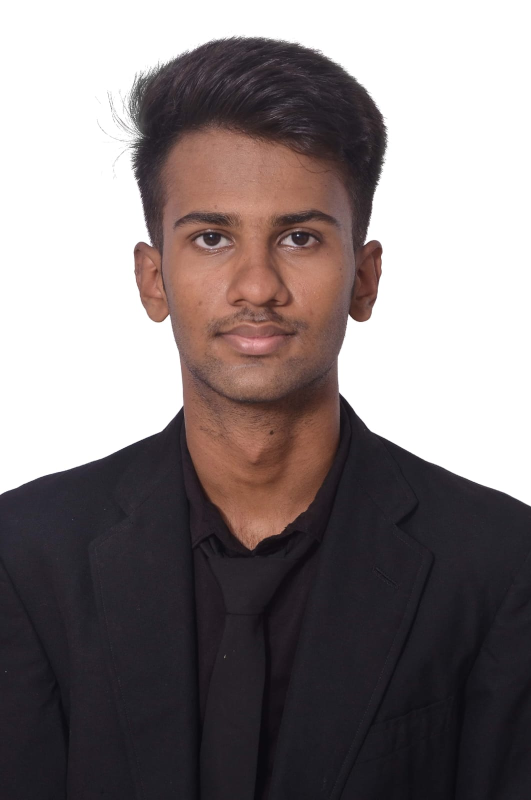
#> input picture mypicc.jpeg, 1062 x 1600 px (shown at 1/2 size)
$ jupyter execute EX-1.ipynb
#> lines starting #> are read from the running program, lines starting #| are printed output that depends on the picture; after the words box and inside, x2 and y2 are one past the last pixel; in counts of white or black regions, pixels touching at a corner belong together
[cell 1]
import cv2
import matplotlib.pyplot as plt
# Read the image using OpenCV
img = cv2.imread('mypicc.jpeg', cv2.IMREAD_COLOR)
#> img is the input picture: shape (1600, 1062, 3); mean B, G, R 126.3, 125.6, 134.4
# Convert BGR (OpenCV's default) to RGB (Matplotlib's expected color order)
img_rgb = cv2.cvtColor(img, cv2.COLOR_BGR2RGB)
# Display the image using Matplotlib
plt.imshow(img_rgb, cmap='viridis')  # You can change 'viridis' to another cmap or use None for RGB images
plt.title("Original Image")
plt.axis('off')  # Removes axis ticks and labels
plt.show()

[cell 2]
image = cv2.imread('mypicc.jpeg')
img_rgb = cv2.cvtColor(img, cv2.COLOR_BGR2RGB)
img_rgb.shape
line_img = cv2.line(img_rgb, (0, 0), (1500, 1000), (255, 0, 0), 2) # cv2.line(image, start_point, end_point, color, thickness)
line_img = cv2.line(img_rgb, (1500, 0), (0, 1000), (255, 0, 0), 2)
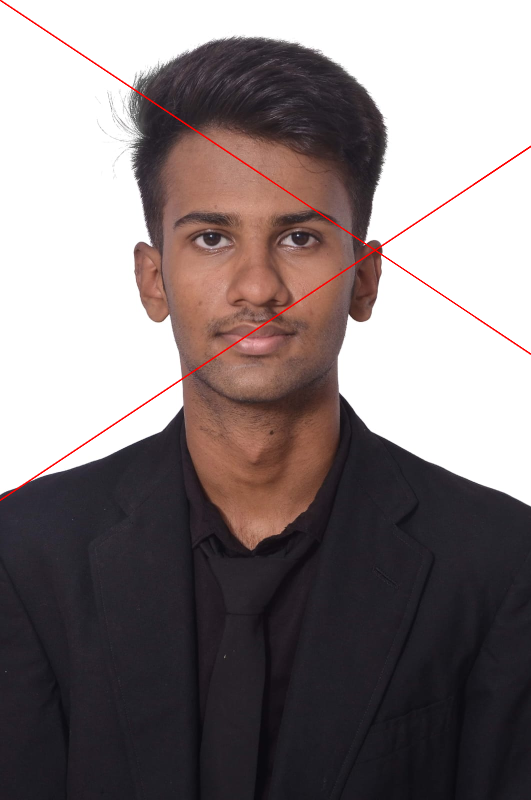
#> line_img: shape (1600, 1062, 3) (shown at 1/2 size); mean R, G, B 134.6, 124.8, 125.5
# Display the image
plt.imshow(line_img, cmap='viridis')
plt.title("Image with Line")
plt.axis('off')
plt.show()

[cell 3]
image = cv2.imread('mypicc.jpeg')
# Load the image
image = cv2.imread('Q1no. 1.jpg')

# Convert BGR (OpenCV's default) to RGB (Matplotlib's expected color order)
img_rgb = cv2.cvtColor(img, cv2.COLOR_BGR2RGB)
img_rgb.shape
(1150, 1500, 3)
square_img = cv2.rectangle(img_rgb, (330, 115), (570, 365), (255,0,0), 3)
plt.imshow(square_img, cmap='viridis')
plt.title("Image with Square")
plt.axis('off')
plt.show()

[cell 4]
image = cv2.imread('mypicc.jpeg')
img_rgb = cv2.cvtColor(img, cv2.COLOR_BGR2RGB)
img.shape
# Draw a rectangle around the Whole image
rectangle_img = cv2.rectangle(img_rgb, (0, 0), (1500, 1200), (0, 0, 255), 10)  # cv2.rectangle(image, start_point, end_point, color, thickness)
plt.imshow(rectangle_img, cmap='viridis')
plt.title("Image with Rectangle")
plt.axis('off')
plt.show()

[cell 5]
image = cv2.imread('mypicc.jpeg')
img_rgb = cv2.cvtColor(img, cv2.COLOR_BGR2RGB)
text_img = cv2.putText(img_rgb, "CHEETAH", (10, 30), cv2.FONT_HERSHEY_SIMPLEX, 1, (255, 255, 255), 10)  ## cv2.putText(image, text, position, font, font_scale, color, thickness)

plt.imshow(text_img, cmap='viridis')
plt.title("Image with Text")
plt.axis('off')
plt.show()

[cell 6]
# Load the image
image = cv2.imread('mypicc.jpeg')
image_rgb = cv2.cvtColor(image, cv2.COLOR_BGR2RGB)
plt.imshow(image_rgb)
plt.title("Original RGB Image")
plt.axis("off")

[cell 7]
image_hsv = cv2.cvtColor(image_rgb, cv2.COLOR_RGB2HSV)
#> image_hsv: shape (1600, 1062, 3); mean H, S, V 65.2, 37.9, 135.9
plt.imshow(image_hsv)
plt.title("HSV Image")
plt.axis("off")

[cell 8]
image_gray = cv2.cvtColor(image_rgb, cv2.COLOR_RGB2GRAY)
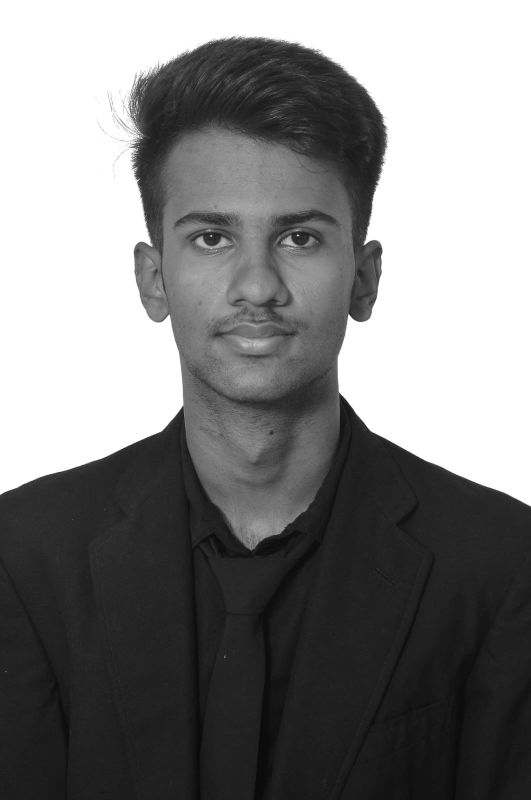
#> image_gray: shape (1600, 1062) (shown at 1/2 size); min 7, max 255, mean 128.3
plt.imshow(image_gray, cmap='gray')
plt.title("Grayscale Image")
plt.axis("off")

[cell 9]
image_ycrcb = cv2.cvtColor(image_rgb, cv2.COLOR_RGB2YCrCb)
#> image_ycrcb: shape (1600, 1062, 3); mean of channels 0, 1, 2 128.3, 132.3, 126.9
plt.imshow(image_ycrcb)
plt.title("YCrCb Image")
plt.axis("off")

[cell 10]
image_hsv_to_rgb = cv2.cvtColor(image_hsv, cv2.COLOR_HSV2RGB)
plt.imshow(image_hsv_to_rgb)
plt.title("HSV to RGB Image")
plt.axis("off")

[cell 11]
image = cv2.imread("mypicc.jpeg")

image[200:500, 200:500] = [255, 255, 255]
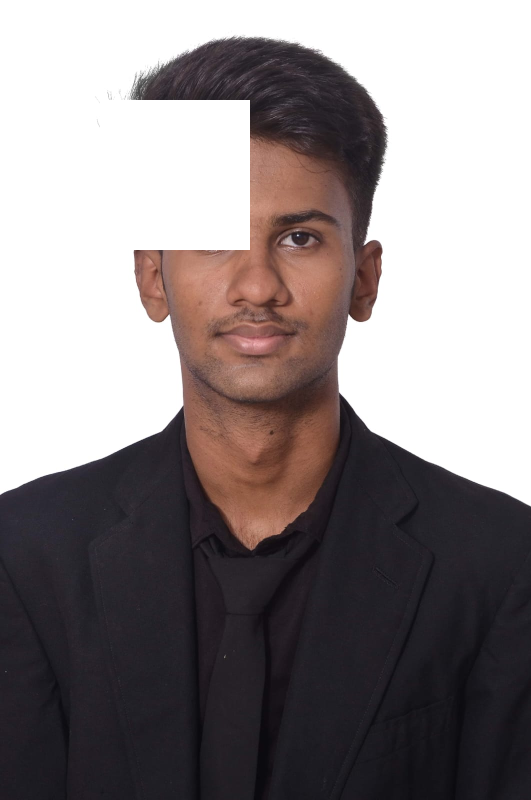
#> image: shape (1600, 1062, 3) (shown at 1/2 size); 4.24% of pixels changed, all inside (x1, y1, x2, y2) = (200, 200, 500, 500)

image_rgb = cv2.cvtColor(image, cv2.COLOR_BGR2RGB)

plt.imshow(image_rgb)
plt.title("Image with 300x300 White Block")
plt.axis("off")
plt.show()

[cell 12]
image = cv2.imread("mypicc.jpeg")
image.shape
resized_image = cv2.resize(image, (768 // 2, 600 // 2))
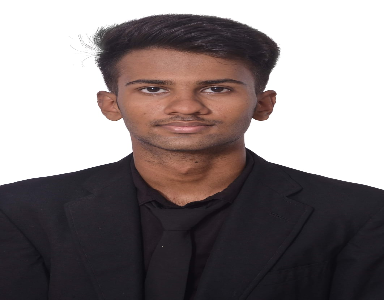
#> resized_image: shape (300, 384, 3); mean B, G, R 126.3, 125.6, 134.4
resized_image_rgb = cv2.cvtColor(resized_image, cv2.COLOR_BGR2RGB)
resized_image_rgb.shape
# Display the resized image
plt.imshow(resized_image_rgb)
plt.title("Resized Image (Half Size)")
plt.axis("off")
plt.show()

[cell 13]
image = cv2.imread("mypicc.jpeg")
image.shape

(1150, 1500, 3)

# Crop a 300x300 region starting from (50, 50)
roi = image[50:350, 50:350] # Rows: 50-349, Columns: 50-349
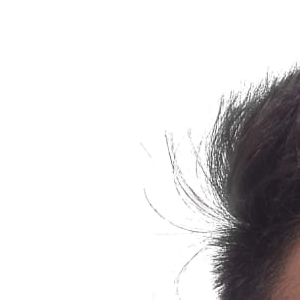
#> roi: shape (300, 300, 3); mean B, G, R 217.4, 216.7, 218.2

# Convert BGR to RGB for displaying with Matplotlib
roi_rgb = cv2.cvtColor(roi, cv2.COLOR_BGR2RGB)

# Display the cropped region (ROI)
plt.imshow(roi_rgb)
plt.title("Cropped Region of Interest (ROI)")
plt.axis("off")
plt.show()

[cell 14]
image = cv2.imread("mypicc.jpeg")

# Flip the image horizontally (left-right)
flipped_horizontally = cv2.flip(image, 1)
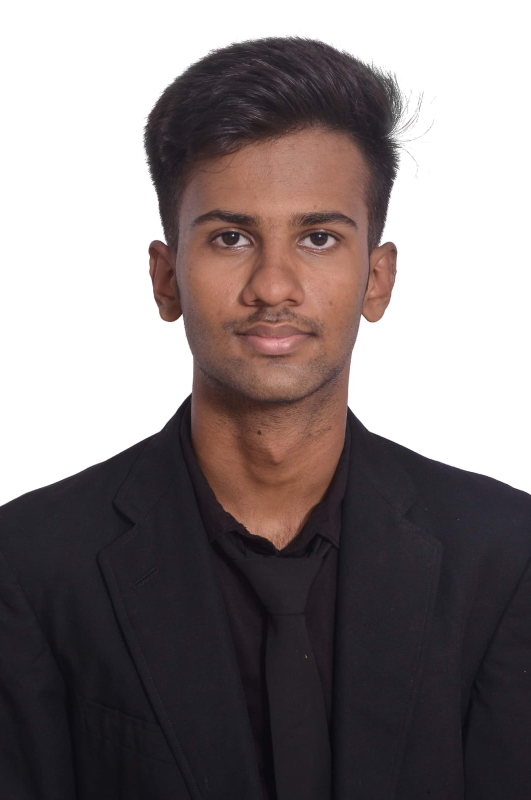
#> flipped_horizontally: shape (1600, 1062, 3) (shown at 1/2 size); mean B, G, R 126.3, 125.6, 134.4

# Convert BGR to RGB for displaying with Matplotlib
flipped_horizontally_rgb = cv2.cvtColor(flipped_horizontally, cv2.COLOR_BGR2RGB)
# Horizontal flip
plt.imshow(flipped_horizontally_rgb)
plt.title("Flipped Horizontally")
plt.axis("off")

[cell 15]
# Flip the image vertically (up-down)
flipped_vertically = cv2.flip(image, 0)
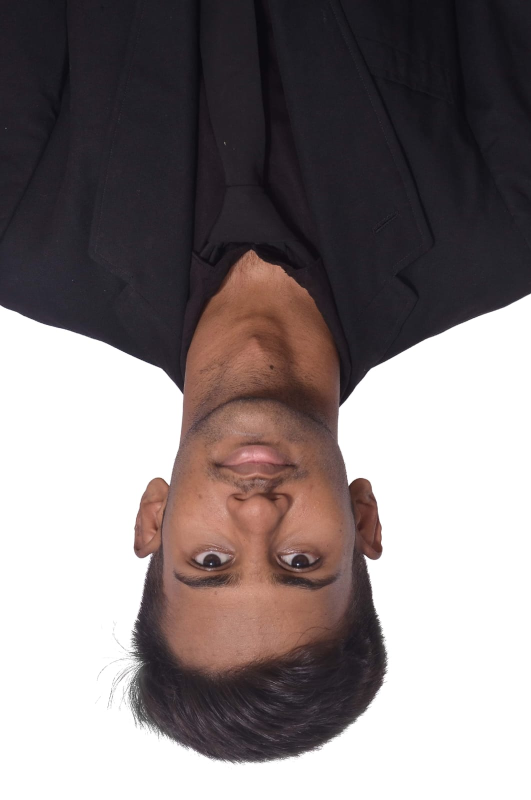
#> flipped_vertically: shape (1600, 1062, 3) (shown at 1/2 size); mean B, G, R 126.3, 125.6, 134.4

# Convert BGR to RGB for displaying with Matplotlib
flipped_vertically_rgb = cv2.cvtColor(flipped_vertically, cv2.COLOR_BGR2RGB)

# Vertical flip
plt.imshow(flipped_vertically_rgb)
plt.title("Flipped Vertically")
plt.axis("off")
